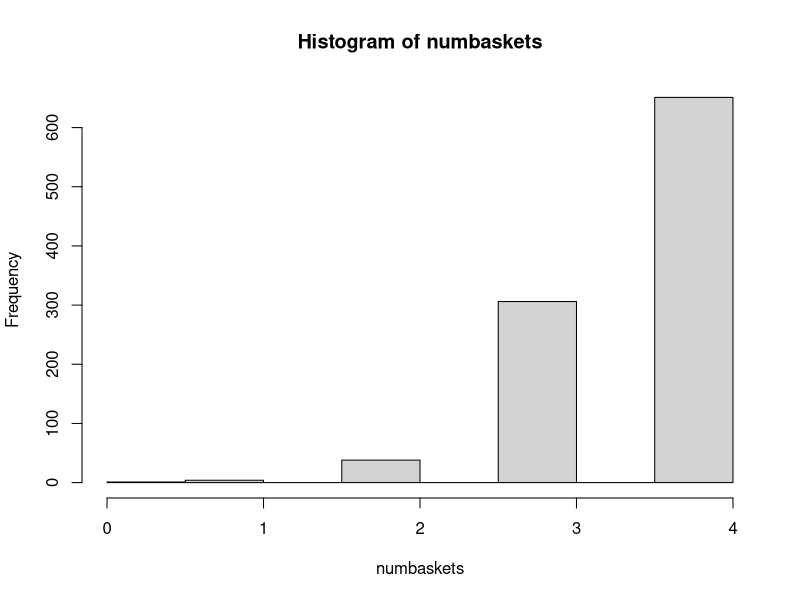
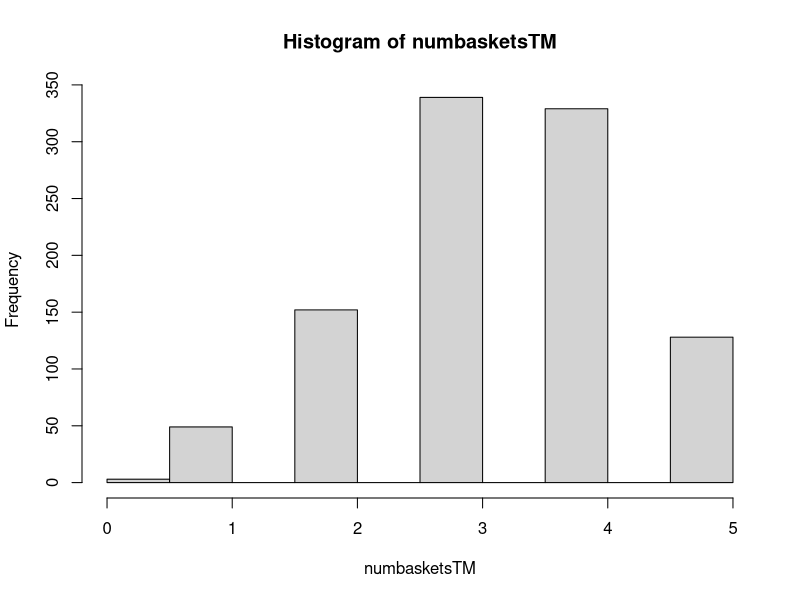

R code for these plots, in order:
## ---- chunk 1
numbaskets = rep(0, 1000)

freethrows=4
p=0.9

for(i in 1:freethrows){
  numbaskets=numbaskets+sample(c(1, 0), 1000, replace = TRUE, prob = c(p, 1-p)) 
}
hist(numbaskets)
print(freethrows)
## ---- chunk 2
length(which(numbaskets==2))
## ---- chunk 3
numbasketsTM = rep(0, 1000)

freethrows=5
p=0.65

for(i in 1:freethrows){
  numbasketsTM=numbasketsTM+sample(c(1, 0), 1000, replace = TRUE, prob = c(p, 1-p)) 
}
hist(numbasketsTM)
print(freethrows)
## ---- chunk 4
length(which(numbasketsTM==3))
## ---- chunk 5
mean(numbaskets)
## ---- chunk 6
var(numbaskets)
